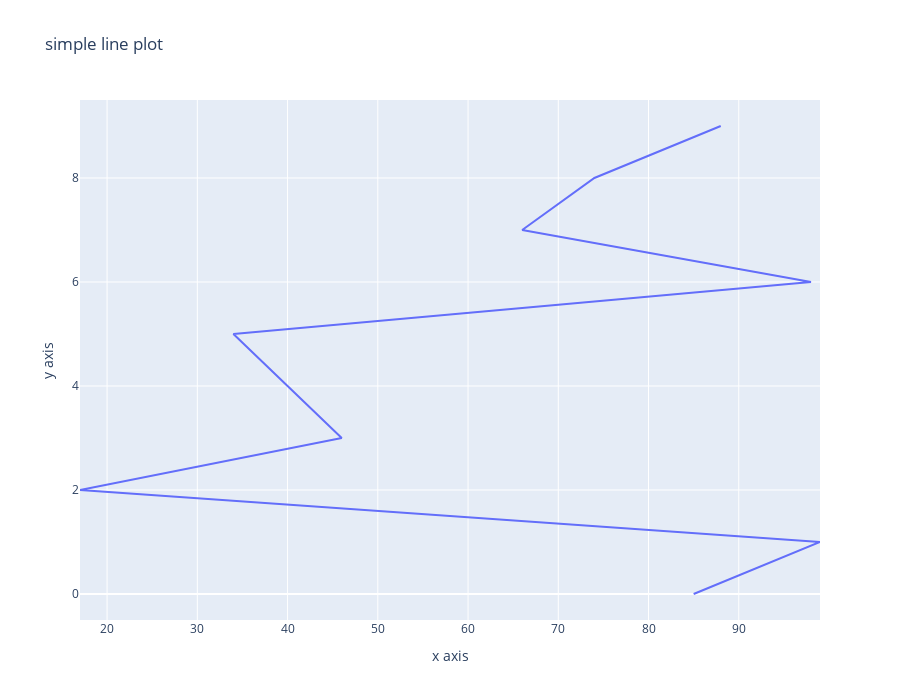

Notebook cell for this chart:
### Code cell
n=px.line(ran,ran1,title='simple line plot')
n.update_layout(xaxis_title='x axis', yaxis_title='y axis',width=900,height=700)
n.show()

### Figure 1 — Plotly figure (JSON) as saved in the notebook; plotly's stock layout.template omitted (floating-point values rounded to 4 significant figures)
{"data": [{"hovertemplate": "x=%{x}<br>index=%{y}<extra></extra>", "legendgroup": "", "line": {"color": "#636efa", "dash": "solid"}, "marker": {"symbol": "circle"}, "mode": "lines", "name": "", "orientation": "h", "showlegend": false, "type": "scatter", "x": [85, 99, 17, 46, 40, 34, 98, 66, 74, 88], "xaxis": "x", "y": [0, 1, 2, 3, 4, 5, 6, 7, 8, 9], "yaxis": "y"}], "layout": {"height": 700, "legend": {"tracegroupgap": 0}, "title": {"text": "simple line plot"}, "width": 900, "xaxis": {"anchor": "y", "autorange": true, "domain": [0, 1], "range": [17, 99], "title": {"text": "x axis"}, "type": "linear"}, "yaxis": {"anchor": "x", "autorange": true, "domain": [0, 1], "range": [-0.5, 9.5], "title": {"text": "y axis"}, "type": "linear"}}}
